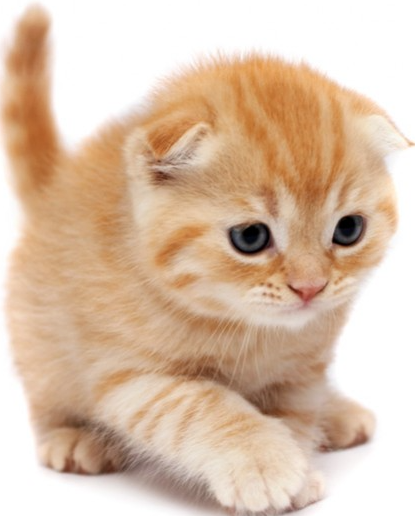
#> input picture cripping_masking/image/neko.png, 415 x 516 px
$ python masking.py
#> lines starting #> are read from the running program, lines starting #| are printed output that depends on the picture
#> further down, img is the input picture: shape (516, 415, 3); mean B, G, R 170.2, 192.7, 219
#> `luv = cv2.cvtColor(img, cv2.COLOR_BGR2Luv)`: luv: shape (516, 415, 3); mean of channels 0, 1, 2 202.2, 109.9, 154.4
import numpy as np
import cv2
import scipy.stats as sstats
import matplotlib.pyplot as plt

def func2(luv):
    l, u, v = cv2.split(luv)
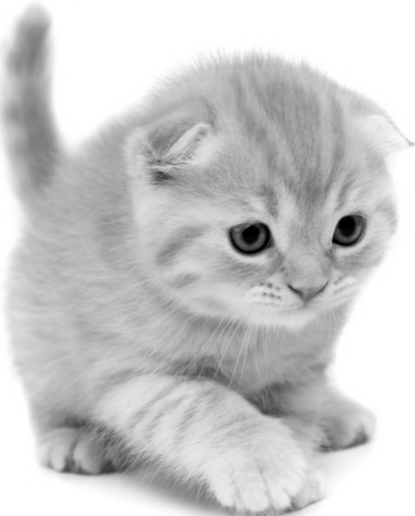
#> l: shape (516, 415); min 0, max 255, mean 202.2
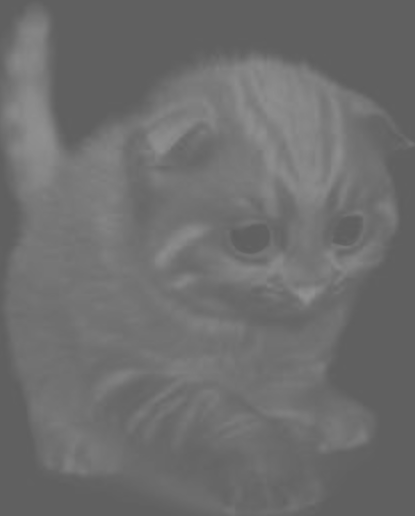
#> u: shape (516, 415); min 94, max 145, mean 109.9
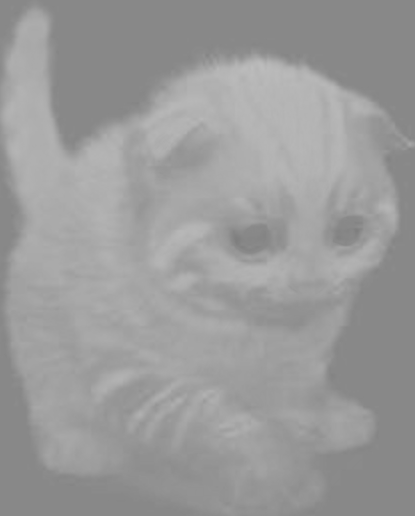
#> v: shape (516, 415); min 126, max 188, mean 154.4
#> (the run stopped early here; a loop or call above may not have finished)
